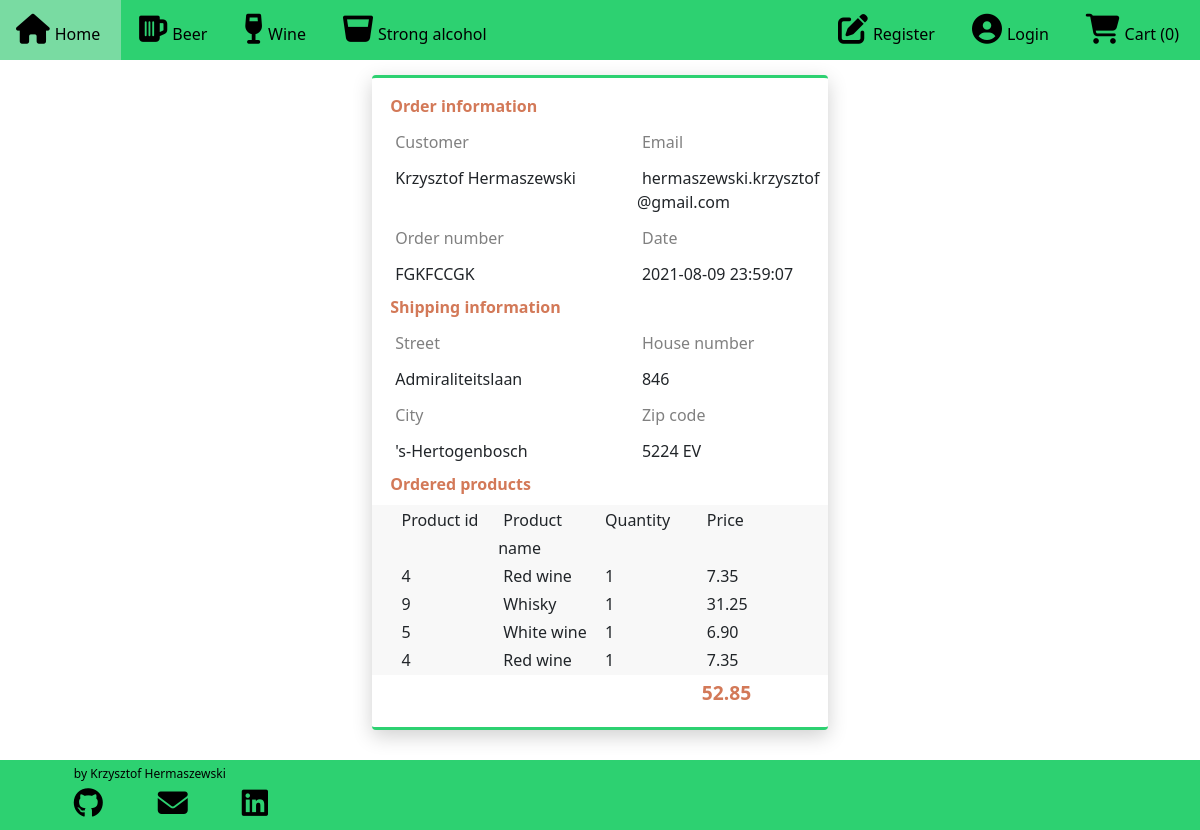
Screenshot of /account/1 with the database file from the repository.
### alco_taxi/models.py (models this page shows, shortened)
class Order(db.Model):
    id = db.Column(db.Integer, primary_key=True)
    order_time = db.Column(db.DateTime, nullable=False, default= datetime.datetime.now())
    customer_id = db.Column(db.Integer)
    reference = db.Column(db.String(10))
    first_name = db.Column(db.String(25))
    surname = db.Column(db.String(25))
    email = db.Column(db.String(100))
    phone_number = db.Column(db.Integer)
    street = db.Column(db.String(50))
    house_number = db.Column(db.String(10))
    city = db.Column(db.String(50))
    area_code = db.Column(db.String(10))
    status = db.Column(db.String(10))
    items = db.relationship('Order_Item', backref='order', lazy=True)
    def order_total(self):
        return db.session.query(db.func.sum(Order_Item.quantity * Product.price)).join(Product).filter(Order_Item.order_id == self.id).scalar()

class Order_Item(db.Model):
    id = db.Column(db.Integer, primary_key=True)
    order_id = db.Column(db.Integer, db.ForeignKey('order.id'))
    product_id = db.Column(db.Integer, db.ForeignKey('product.id'))
    quantity = db.Column(db.Integer)

class Product(db.Model):
    id = db.Column(db.Integer, primary_key=True)
    product_name = db.Column(db.String(50), unique=True, nullable=False)
    price = db.Column(db.Float)
    barcode = db.Column(db.String(12), unique=True, nullable=False)
    image = db.Column(db.String(50), unique=True, nullable=False)
    orders = db.relationship('Order_Item', backref='product', lazy=True)

### alco_taxi/routes.py (the view)
@app.route('/account/<order_id>')
def account(order_id):
    order = Order.query.filter_by(id=int(order_id)).first()
    return render_template('account.html', order=order)

### alco_taxi/routes.py (called while the page is built)
@app.context_processor
def context_processor():
    products = Product.query.all()
    return dict(products=products)

### alco_taxi/templates/account.html (shortened to what this page needs)
{% extends "base.html" %}
{% block content %}
<div class="card">
    <div class="title">Order information</div>
    <div class="info">
        <div class="row">
            <div class="col-7"> <span id="heading">Customer</span><br> <span id="details">{{ order.first_name + ' ' + order.surname }}</span> </div>
            <div class="col-5 pull-right"> <span id="heading">Email</span><br> <span id="details">{{order.email}}</span> </div>
        </div>
    </div>
    <div class="info">
        <div class="row">
            <div class="col-7"> <span id="heading">Order number</span><br> <span id="details">{{order.reference}}</span> </div>
            <div class="col-5 pull-right"> <span id="heading">Date</span><br> <span id="details">{{order.order_time.strftime("%Y-%m-%d %H:%M:%S")}}</span> </div>
        </div>
    </div>
    <div class="white_line"></div>
    <div class="title">Shipping information</div>
    <div class="info">
        <div class="row">
            <div class="col-7"> <span id="heading">Street</span><br> <span id="details">{{ order.street }}</span> </div>
            <div class="col-5 pull-right"> <span id="heading">House number</span><br> <span id="details">{{order.house_number}}</span> </div>
        </div>
    </div>
    <div class="info">
        <div class="row">
            <div class="col-7"> <span id="heading">City</span><br> <span id="details">{{ order.city }}</span> </div>
            <div class="col-5 pull-right"> <span id="heading">Zip code</span><br> <span id="details">{{order.area_code}}</span> </div>
        </div>
    </div>
    <div class="white_line"></div>
    <div class="title">Ordered products</div>
    <div class="white_line"></div>
    <div class="pricing">
        <div class="row">
            <div class="col-3"> <span id="product_id">Product id</span> </div>
            <div class="col-3"> <span id="name">Product name</span> </div>
            <div class="col-3"> <span id="quantity">Quantity</span> </div>
            <div class="col-3"> <span id="price">Price</span> </div>
        </div>
        <div class="row">
            {% for item in order.items %}
            <div class="col-3"> <span id="product_id">{{ item.product_id }}</span> </div>
            <div class="col-3"> <span id="name">{{ item.product.product_name }}</span> </div>
            <div class="col-3"> <span id="quantity">{{ item.quantity }}</span> </div>
            <div class="col-3"> <span id="price">{{ "%.2f"|format(item.product.price * item.quantity)}}</span> </div>
            {% endfor %}
        </div>
    </div>
    <div class="total">
        <div class="row">
            <div class="col-9"></div>
            <div class="col-3"><big>{{ order.order_total() }}</big></div>
        </div>
    </div>
</div>
<div class="space"></div>
{% endblock content %}

### alco_taxi/static/style.css (style rules this page uses)
#price { text-align-last:right; }
span { margin: 5px; }
.space { height: 50px; }
#quantity { width: 50px; }
body { overflow-x: hidden; }
.card { margin: auto; margin-top: 15px; width: 38%; max-width: 600px; padding: 2vh 0; box-shadow: 0 6px 20px 0 rgba(0, 0, 0, 0.19); border-top: 3px solid rgb(45, 209, 113); border-bottom: 3px solid rgb(45, 209, 113); border-left: none; border-right: none }
.title { color: rgb(211, 121, 88); font-weight: 600; padding: 0 4%; font-size: initial }
.white_line { height: 9px; }
#details { font-weight: 350 }
.info { padding: 0% 4%; }
.info .col-5 { padding: 0 }
#heading { color: grey; line-height: 6vh }
.pricing { background-color: #ddd3; padding: 0.1vh 8%; font-weight: 400; line-height: 1.75; }
.pricing .col-3 { padding: 0 }
.total { padding: 0.5vh 8%; color: rgb(211, 121, 88); font-weight: bold }
.total .col-3 { padding: 0 }
.space { height: 100px; }

### rows the page displays
Order: first_name+surname "Krzysztof Hermaszewski", email "hermaszewski.krzysztof@gmail.com", reference "FGKFCCGK", order_time "2021-08-09 23:59:07", street "Admiraliteitslaan", house_number "846", city "'s-Hertogenbosch", area_code "5224 EV"
Order_Item: product_id "4", product.product_name "Red wine", quantity "1"
Product: item.product.price*item.quantity "7.35"
Order_Item: product_id "9", product.product_name "Whisky", quantity "1"
Product: item.product.price*item.quantity "31.25"
Order_Item: product_id "5", product.product_name "White wine", quantity "1"
Product: item.product.price*item.quantity "6.90"
Order_Item: product_id "4", product.product_name "Red wine", quantity "1"

### other values shown
{{ session['cart']|length }} "0"
{{ order.order_total() }} "52.85"
